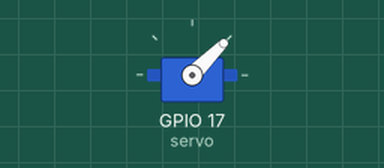
This program was run on a simulated Raspberry Pi (BCM pin numbers). On the bench: servo. Servo angles are drawn from the pulse width (0.5 ms = 0°, 2.5 ms = 180°).

Above: at 0.05 s.
At 1.5 s:
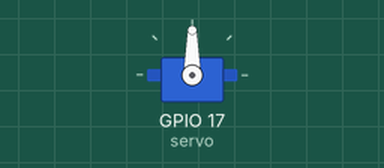
At 3.0 s:
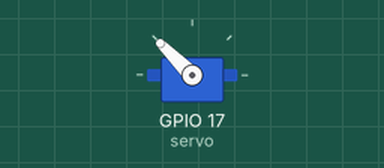
Timing chart, 0 to 6.9 s (numbered marks = the images above):
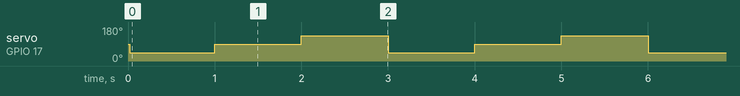

Measured:
- by itself, servo on GPIO 17 (servo): repeats every 3.0 s: 90° 1.0 s, 135° 1.0 s, 45° 1.0 s

The program:

servo-basic.py
```python
#import libraries
from gpiozero import Servo
from time import sleep

#Define the servo
servo = Servo(17)

#Change among its min, mid and max positions
while True:
    servo.min()
    sleep(1)
    servo.mid()
    sleep(1)
    servo.max()
    sleep(1)
```
